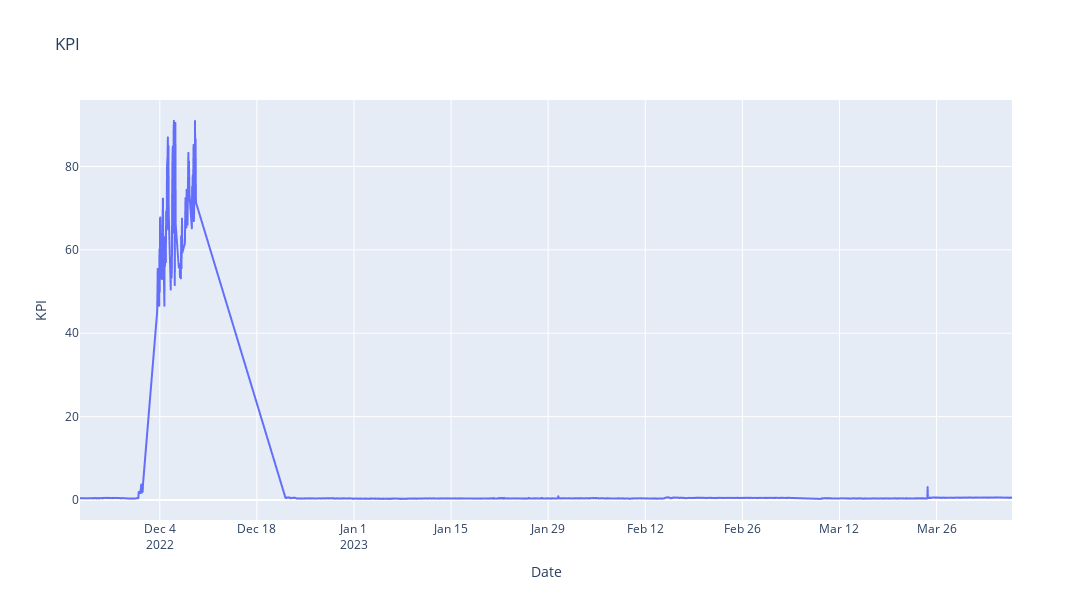

Notebook source saved alongside this figure:
### Code cell
import plotly.express as px

fig = px.line(df, x=kpi.index, y=kpi.values, title='KPI', labels={'x':'Date', 'y':'KPI'})
fig.update_layout(
    width=1200,
    height=600
)
fig.write_html(Config.result_generating.v3.visualization.kpi_optimized_path)
fig.show()

### Figure 1 — Plotly figure (JSON) as saved in the notebook; plotly's stock layout.template omitted (floating-point values rounded to 4 significant figures; data arrays with more than 128 entries replaced by an {"elided": "..."} marker saying what was removed)
{"data": [{"hovertemplate": "Date=%{x}<br>KPI=%{y}<extra></extra>", "legendgroup": "", "line": {"color": "#636efa", "dash": "solid"}, "marker": {"symbol": "circle"}, "mode": "lines", "name": "", "showlegend": false, "type": "scattergl", "x": {"elided": "2604 str values"}, "xaxis": "x", "y": {"elided": "2604 float values"}, "yaxis": "y"}], "layout": {"height": 600, "legend": {"tracegroupgap": 0}, "title": {"text": "KPI"}, "width": 1200, "xaxis": {"anchor": "y", "domain": [0, 1], "title": {"text": "Date"}}, "yaxis": {"anchor": "x", "domain": [0, 1], "title": {"text": "KPI"}}}}
